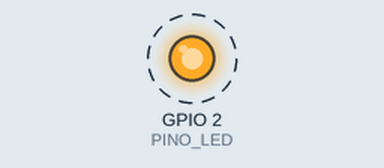
Recording of a program running on a simulated ESP32. Shown: output pins drawn as LEDs (lit = HIGH). Dashed ring = blinking. What the program prints to the serial monitor is not drawn.

Above: at 0.5 s.
Timing chart, 0 to 4.6 s (numbered marks = the images above):
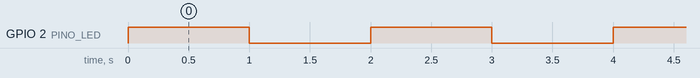

The program:

main.cpp
```cpp
/*
 * ============================================================
 *  PROJETO 01 — BLINK (pisca-pisca)
 * ============================================================
 *
 *  O "Hello World" do mundo dos microcontroladores. Se este
 *  programa rodar, significa que TODA a cadeia funciona:
 *  compilador -> cabo USB -> gravação na flash -> chip executando.
 *
 *  O QUE ELE FAZ: acende e apaga o LED embutido da placa, 1x por segundo.
 *
 *  Leia o README.md desta pasta para entender a teoria.
 */

// Traz as funções do Arduino (pinMode, digitalWrite, delay...).
// No Arduino IDE isso é automático; no PlatformIO é explícito.
#include <Arduino.h>

// ------------------------------------------------------------
//  CONFIGURAÇÃO
// ------------------------------------------------------------
// No ESP32 DevKit v1 o LED embutido está ligado ao GPIO 2. A cor dele
// varia conforme o fabricante da placa (azul, vermelho ou verde) —
// o que importa é o número do pino, não a cor.
// "GPIO" = General Purpose Input/Output = um pino que o programa
// controla. Usamos const para deixar claro que nunca muda.
const int PINO_LED = 2;

// Quanto tempo o LED fica em cada estado, em milissegundos.
// 1000 ms = 1 segundo.
const int INTERVALO_MS = 1000;

// ------------------------------------------------------------
//  setup() — roda UMA VEZ, quando a placa liga ou é resetada
// ------------------------------------------------------------
void setup() {
  // Abre a comunicação serial com o PC pelo mesmo cabo USB que
  // alimenta a placa. 115200 é a velocidade; precisa ser igual ao
  // monitor_speed do platformio.ini.
  Serial.begin(115200);

  // Configura o pino como SAÍDA (OUTPUT), ou seja, o ESP32 vai
  // *fornecer* tensão nele. O oposto seria INPUT, para ler um
  // sensor ou botão. Todo pino precisa ser configurado antes do uso.
  pinMode(PINO_LED, OUTPUT);

  Serial.println("Blink iniciado! O LED embutido (GPIO 2) deve piscar.");
}

// ------------------------------------------------------------
//  loop() — roda INFINITAMENTE, para sempre, após o setup()
// ------------------------------------------------------------
// Microcontrolador não tem "fim de programa". Quando o loop()
// termina, ele é chamado de novo, milhões de vezes por segundo.
void loop() {
  // HIGH = manda ~3,3 V no pino = LED acende.
  digitalWrite(PINO_LED, HIGH);
  Serial.println("LED aceso");

  // Pausa a execução. Durante o delay o chip não faz mais nada —
  // por isso, mais pra frente, aprenderemos a evitá-lo.
  delay(INTERVALO_MS);

  // LOW = manda 0 V no pino = LED apaga.
  digitalWrite(PINO_LED, LOW);
  Serial.println("LED apagado");

  delay(INTERVALO_MS);

  // Aqui o loop() acaba... e recomeça do zero automaticamente.
}
```

Measured:
- by itself, GPIO 2 (PINO_LED): alternates HIGH for 1.0 s and LOW for 1.0 s
